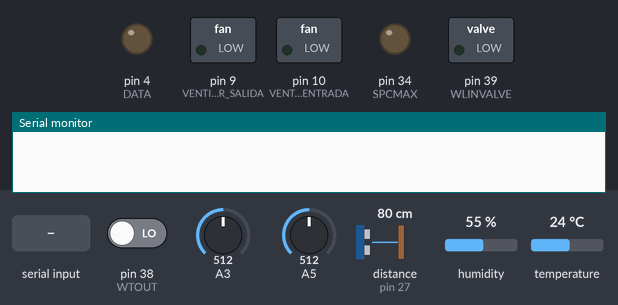
The sketch below on a simulated Arduino Mega 2560, built with avr-gcc and run on an emulated ATmega2560. On the bench: switched loads named in the sketch (green lamp = pin HIGH), output pins drawn as LEDs (lit = HIGH), the last lines printed to the serial monitor. Wiring (inferred from the names in the program): ultrasonic range finder: trigger pin 26; echo pin 27. The inputs (shaded band) are chosen by the test bench; at power-on: pin 38 (WTOUT) LOW, A3 = 512, A5 = 512, distance to the obstacle (sensor on pin 27) 80 cm, humidity 55 %, temperature 24 °C. The echo pulse lasts 58.3 µs per cm; pins used as bus, display or sensor lines are not drawn.

Above: at 1.2 s.
1.3 s: "," received over Serial
At 3.3 s:
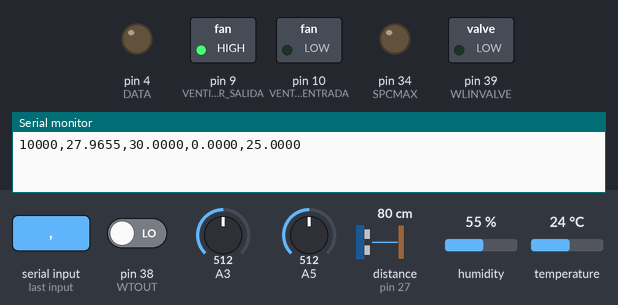
Timing chart, 0 to 4.8 s (numbered marks = the images above; inputs shaded):
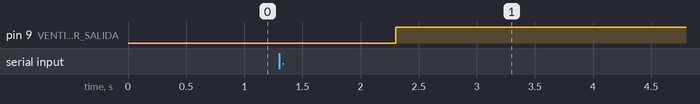

Measured:
- after the input at 1.3 s, pin 9 (VENTILADOR_SALIDA): LOW → HIGH after 1.0 s

The sketch:

Central.ino
```cpp
/**
   Este código es para el monitoreo y control de los sensores y actuadores del arduino central en el inverdanero iot que está desarrollando el semillero de investigación en sistemas embebidos.
   Este código se basa en el código del profesor David Velasquez, del departamento de ingeniería de sistemas de la universidad Eafit.
   Fecha: Noviembre 2018
   Convenciones:
   - sp = setPoitnt(valor deseado). P.e: spLuzBlanca = valor deseado de luz Blanca
   - Se omite el uso de las preposiciones como "de", "del", "de la", en los nombres de las variables.
     P.e: luzInfrarrojaDeEntrada es en nuestro código luzInfrarrojaEntrada.
*/

//Definción de librerías
#include "DHT.h"
#include <PID_v1.h> //Libreria de PID para control de iluminacion
#include <Wire.h>   //Libreria para comunicarse DS1307 reloj de tiempo real
#include "DS1307.h" //Libreria del reloj de tiempo real (RTC)

//Definición de pines
#define SPCMAX 34     //Setpoint de corriente de temperatura para el maxthermo
#define nivelCo2SEN A3 //Sensor de nivelCo2

#define DHTPIN 22 //Sensor de temperatura y humedad

#define ENCVENTILADOR_ENTRADA 35 //Hall sensor for Fan In on digital pin D3 ?
#define ENCVENTILADOR_SALIDA 36  //Hall sensor for Fan Out on digital pin D18 ?

#define VENTILADOR_ENTRADA 10
#define VENTILADOR_SALIDA 9

// Ultrasonido SRF05
#define WLECHO 27    //Echo para ultrasonido utilizado para medir el nivel del agua
#define WLTRIG 26    //Trigger para ultrasonido utilizado para medir el nivel del agua

#define TEMP_AGUA 37 //Temperatura del agua

#define WTOUT 38 //Water resistor SSR out ?

#define WLINVALVE 39 //Water level in valve in pin D26 ?

//Variables para las librerias y definción de constantes
#define DHTTYPE DHT11 // DHT 11
//#define DHTTYPE DHT22   // DHT 22  (AM2302)
//#define DHTTYPE DHT21   // DHT 21 (AM2301)
DHT dht(DHTPIN, DHTTYPE);

//Definición de constantes
const float DC_GAIN = 8.5; //define the DC gain of amplifier nivelCo2 sensor
//const float ZERO_POINT_VOLTAGE = 0.4329; //define the output of the sensor in volts when the concentration of nivelCo2 is 400PPM
const float ZERO_POINT_VOLTAGE = 0.265; //define the output of the sensor in volts when the concentration of nivelCo2 is 400PPM
const float REACTION_VOLTAGE = 0.059;   //define the “voltage drop” of the sensor when move the sensor from air into 1000ppm nivelCo2
const unsigned long tsamr = 3000;       //Sampling time 3 secs for reading
const float wtadc_min = 50;             //Minimum ADC for temperature
const float wtadc_max = 920;            //Maximum ADC for temperature
const float wto_min = 20;               //Minimum temperature
const float wto_max = 35;               //Maximum temperature
//Poner de acuerdo a las medidas del tanque
const float nivelAguai_min = 5;        //Minimum water level
const float nivelAguai_max = 70;        //Maximum water level
//Para el porcentage entregado
const float nivelAguao_min = 100;         //Minimum water level
const float nivelAguao_max = 0;        //Maximum water level

const int numReadings = 40;
const int numReadingsnivelCo2 = 5;
const int TOTAL_VALORES_RASP = 5;

/*
  Maxthermo tabla de datos
  Nombre     Pin Arduino
  DIN -       4
  SCLK -      3
  CS -        2
  Vcc -       5v
  Gnd -       0v
  Out -       Salida
*/
//Variabes para el maxthermo
const byte CS = 2;
const byte CLOCK = 3;
const byte DATA = 4;
const byte HALF_CLOCK_PERIOD = 2; //2 uS of clock period

//Definición de variables
float nivelCo2Curve[3] = {2.602, ZERO_POINT_VOLTAGE, (REACTION_VOLTAGE / (2.602 - 3))}; //Line curve with 2 points
int nivelCo2 = 0;                                                                       //Define co2 as int for nivelCo2 concentration in ppm
float nivelAgua = 0;                                                                    //Define nivelAgua as float for water level in cm
float t = 25;                                                                           //Define t as float for ambient temperature in °C
float tp = 25;                                                                          //Define tp as float for previous ambient temperature in °C
float wt = 0;                                                                           //Define wt as float for water temperature in °C
float h = 30;                                                                           //Define h as float for humidity in %
float hp = 30;                                                                          //Define hp as float for previous humidity in %
float IC = 0;                                                                           //Define IC as float for Central current in Amps
float IP1 = 0;                                                                          //Define IP1 as float for Plant 1 current in Amps
float IP2 = 0;                                                                          //Define IP2 as float for Plant 2 current in Amps
int enivelCo2 = 0;                                                                      //Define et as int for nivelCo2 concentration error
float valoresRasp[TOTAL_VALORES_RASP] = {0};                                            //Arreglo que guardara los valores recibidos desde la raspberry

//Variables para control
unsigned int entradaAire = 0;
unsigned int salidaAire = 0;
unsigned int modoManual = 0;

//Set points (valores deseados)
float spTempAgua = 30;
int spNivelCo2 = 600;

double InputVENTILADOR_ENTRADA = 0, InputVENTILADOR_SALIDA = 0, InputiempoRelativoNivelCo2 = 0, InputiempoRelativoNivelAgua = 0, Inputt = 0, Inputwt = 0, Inputh = 0, InputIC = 0, InputIP1 = 0, InputIP2 = 0;
unsigned int WLINSTATE = 0, WTOUTSTATE = 0, VENTILADOR_ENTRADASTATE = 0, VENTILADOR_SALIDASTATE = 0;

//Variables para la media movil
int readingsnivelCo2[numReadingsnivelCo2] = {0}, readingsnivelAgua[numReadings] = {0}, readingst[numReadings] = {0}, readingswt[numReadings] = {0}, readingsh[numReadings] = {0}, readingsIC[numReadings] = {0}, readingsIP1[numReadings] = {0}, readingsIP2[numReadings] = {0};

int readIndexnivelCo2 = 0,
    readIndexnivelAgua = 0,
    readIndext = 0,
    readIndexwt = 0,
    readIndexh = 0,
    readIndexIC = 0,
    readIndexIP1 = 0,
    readIndexIP2 = 0;

long totalnivelCo2 = 0, totalnivelAgua = 0, totalt = 0, totalwt = 0, totalh = 0, totalIC = 0, totalIP1 = 0, totalIP2 = 0;
char readbuffer[5] = {'\0'};

//Variables para el tiempo
unsigned long tiempoActual = 0;
//tiempoInicial y tiempoRelativo para el tiempo de muestreo de los sensores
unsigned long tiempoInicial = 0;
unsigned long tiempoRelativo = 0;

unsigned long tiempoInicialNivelCo2 = 0;
unsigned long tiempoRelativoNivelCo2 = 0;

unsigned long tiempoInicialNivelAgua = 0;
unsigned long tiempoRelativoNivelAgua = 0;

//Subroutines and functions
float flmap(float x, float in_min, float in_max, float out_min, float out_max) {
  return constrain((float)((x - in_min) * (out_max - out_min) / (in_max - in_min) + out_min), out_min, out_max);
}

float ultrasensor_flmap(float x, float in_min, float in_max, float out_min, float out_max) {
  return constrain((float)((x - in_min) * (out_max - out_min) / (in_max - in_min) + out_min), out_max, out_min);
}

unsigned int smooth(int meas, long &total, int *readings, int &readIndex, char type) {
  // subtract the last reading
  total = total - readings[readIndex];
  // read from the sensor:
  if (type == 'A')
  {
    readings[readIndex] = analogRead(meas);
  }
  else if (type == 'M')
  {
    readings[readIndex] = meas;
  }
  // add the reading to the total:
  total = total + readings[readIndex];
  // advance to the next position in the array:
  readIndex = readIndex + 1;

  // if we're at the end of the array...
  if (readIndex >= numReadings)
  {
    // ...wrap around to the beginning:
    readIndex = 0;
  }

  // calculate the average:
  return total / numReadings;
}

unsigned int smoothnivelCo2(int pin, long &tot, int *reads, int &readInd) {
  // subtract the last reading
  tiempoRelativoNivelCo2 = tiempoActual - tiempoInicialNivelCo2;
  if (tiempoRelativoNivelCo2 >= 20)
  {
    tot = tot - reads[readInd];
    // read from the sensor:
    reads[readInd] = analogRead(pin);
    // add the reading to the total:
    tot = tot + reads[readInd];
    // advance to the next position in the array:
    readInd = readInd + 1;

    // if we're at the end of the array...
    if (readInd >= numReadingsnivelCo2)
    {
      // ...wrap around to the beginning:
      readInd = 0;
    }
    tiempoInicialNivelCo2 = millis();
  }
  // calculate the average:
  return tot / numReadingsnivelCo2;
}

//Sensor ultrasonido
float sultra(byte echop, byte trigp) {
  float resultado = 0.0;
  tiempoRelativoNivelAgua = tiempoActual - tiempoInicialNivelAgua;
  if (tiempoRelativoNivelAgua >= 50)
  {
    digitalWrite(trigp, LOW);
    delayMicroseconds(4);
    digitalWrite(trigp, HIGH);
    delayMicroseconds(10);
    digitalWrite(trigp, LOW);
    tiempoInicialNivelAgua = millis();
    resultado = pulseIn(echop, HIGH) / 58.0;
    //Serial.println("sultra: " + String(resultado));
    return resultado;
  }
  return InputiempoRelativoNivelAgua;
}

int readnivelCo2(double ADCnivelCo2, float *pcurve) {
  float volts = ADCnivelCo2 * 5.0 / 1023.0; //Convert nivelCo2 ADC to volts
  if ((volts / DC_GAIN) >= ZERO_POINT_VOLTAGE)
  {
    return -1;
  }
  else
  {
    return pow(10, ((volts / DC_GAIN) - pcurve[1]) / pcurve[2] + pcurve[0]);
  }
}

void leerSensores() { //Read sensors information and store it in variables
  InputiempoRelativoNivelCo2 = smoothnivelCo2(nivelCo2SEN, totalnivelCo2, readingsnivelCo2, readIndexnivelCo2);
  //InputiempoRelativoNivelAgua = smooth(sultra(WLECHO, WLTRIG), totalnivelAgua, readingsnivelAgua, readIndexnivelAgua, 'M');
  //Serial.println("Smooth: " +String(InputiempoRelativoNivelAgua));
  InputiempoRelativoNivelAgua = sultra(WLECHO, WLTRIG);
  //Maxthermo
  Inputwt = smooth(TEMP_AGUA, totalwt, readingswt, readIndexwt, 'A');
  tiempoRelativo = tiempoActual - tiempoInicial;
  if (tiempoRelativo >= tsamr)
  {
    if (digitalRead(WTOUT) == HIGH)
    {
      WTOUTSTATE = 1;
    }
    else
    {
      WTOUTSTATE = 0;
    }
    nivelCo2 = constrain(readnivelCo2(InputiempoRelativoNivelCo2, nivelCo2Curve), 400, 10000);
    nivelAgua = ultrasensor_flmap(InputiempoRelativoNivelAgua, nivelAguai_min, nivelAguai_max, nivelAguao_min, nivelAguao_max);
    //Serial.println("NIVEL MAP SENSORS: " + String(nivelAgua));
    t = dht.readTemperature();
    wt = flmap(Inputwt, wtadc_min, wtadc_max, wto_min, wto_max);
    h = dht.readHumidity();
    IC = constrain(0.0952 * InputIC - 49.732, 0, 30);
    IP1 = constrain(0.0952 * InputIP1 - 49.732, 0, 30);
    IP2 = constrain(0.088 * InputIP2 - 44.972, 0, 30);

    // check if returns are valid, if they are NaN (not a number) then something went wrong!
    if (isnan(t))
    {
      t = tp;
      //Serial.println("Failed to read from DHT");
    }
    else if (isnan(h))
    {
      h = hp;
    }
    else
    {
      tp = t;
      hp = h;
    }

    tiempoInicial = millis();
  }
}

void printsens() { //Prints sensors information on Serial monitor
  Serial.print(" Water Level: ");
  Serial.print(nivelAgua);
  Serial.print(" cm Ambient Temperature: ");
  Serial.print(t);
  Serial.print(" *C Water Temperature: ");
  Serial.print(wt);
  Serial.print(" *C Relative Humidity: ");
  Serial.print(h);
  Serial.print(" % WTOUTSTATE: ");
  Serial.print(WTOUTSTATE);
  Serial.print(" nivelCo2: ");
  Serial.print(nivelCo2);
  Serial.print(" ppm Fan In state: ");
  Serial.print(VENTILADOR_ENTRADASTATE);
  Serial.print(" Fan Out state: ");
  Serial.print(VENTILADOR_SALIDASTATE);
  Serial.print(" Central Current: ");
  Serial.print(IC);
  Serial.print(" A Plant 1 Current: ");
  Serial.print(IP1);
  Serial.print(" A Plant 2 Current: ");
  Serial.print(IP2);
  Serial.println(" A");
}

void nivelCo2ctrl() { //nivelCo2 Controller
  enivelCo2 = spNivelCo2 - nivelCo2;
  if (enivelCo2 < -20) { //If the nivelCo2 error is less than -100 ppm, turn off VENTILADOR_ENTRADA turn on VENTILADOR_SALIDA
    digitalWrite(VENTILADOR_ENTRADA, LOW);
    digitalWrite(VENTILADOR_SALIDA, HIGH);
    VENTILADOR_ENTRADASTATE = 0;
    VENTILADOR_SALIDASTATE = 1;
  }
  else if (enivelCo2 > 100) { //else If the nivelCo2 error is greater than 100 ppm, turn on VENTILADOR_ENTRADA turn off VENTILADOR_SALIDA
    digitalWrite(VENTILADOR_ENTRADA, HIGH);
    digitalWrite(VENTILADOR_SALIDA, LOW);
    VENTILADOR_ENTRADASTATE = 1;
    VENTILADOR_SALIDASTATE = 0;
  }
  else { //In other case, keep the fans off
    digitalWrite(VENTILADOR_ENTRADA, LOW);
    digitalWrite(VENTILADOR_SALIDA, LOW);
    VENTILADOR_ENTRADASTATE = 0;
    VENTILADOR_SALIDASTATE = 0;
  }
}

void recibirValoresRasp() { //Recibe los datos desde la raspberry y los asigna a las variables correspondientes
  if (Serial.available())
  {
    String recibido = Serial.readString();
    int r = 0;
    int t = 0;
    for (int i = 0; i < recibido.length(); i++)
    {
      if (recibido.charAt(i) == ',')
      {
        valoresRasp[t] = recibido.substring(r, i).toFloat();
        r = (i + 1);
        t++;
      }
    }
  }
  //Los siguientes condicionales son porque en la parte de control solo podemos garantizar un control hasta el 60 % del valor
  if (valoresRasp[4] <= 6000) {
    spNivelCo2 = valoresRasp[4];
  }
  else {
    spNivelCo2 = 6000;
  }
  if (valoresRasp[1] <= 45) {
    //No hay control
    spTempAgua = valoresRasp[1];
  }
  else {
    spTempAgua = 45;
  }

  modoManual = valoresRasp[2];
  entradaAire = valoresRasp[0];
  salidaAire = valoresRasp[3];

  //Enviar valores a las raspberry
  enviarValoresRasp();
}

void funcionarManual() {
  if (entradaAire) {
    digitalWrite(VENTILADOR_ENTRADA, HIGH);
  } else {
    digitalWrite(VENTILADOR_ENTRADA, LOW);
  }

  if (salidaAire) {
    digitalWrite(VENTILADOR_SALIDA, HIGH);
  } else {
    digitalWrite(VENTILADOR_SALIDA, LOW);
  }

  tempAguactrl();

  delay(1000);

}

void MeasInitialize() {
  for (unsigned int i = 0; i < 80; i++)
  {
    constrain(readnivelCo2(InputiempoRelativoNivelCo2, nivelCo2Curve), 400, 10000);
    InputiempoRelativoNivelAgua = sultra(WLECHO, WLTRIG);
    Inputwt = smooth(TEMP_AGUA, totalwt, readingswt, readIndexwt, 'A');
  }
  nivelCo2 = constrain(readnivelCo2(InputiempoRelativoNivelCo2, nivelCo2Curve), 400, 10000);
  nivelAgua = ultrasensor_flmap(InputiempoRelativoNivelAgua, nivelAguai_max, nivelAguai_min, nivelAguao_min, nivelAguao_max);
  wt = flmap(Inputwt, wtadc_min, wtadc_max, wto_min, wto_max);
  IC = constrain(0.0952 * InputIC - 49.732, 0, 30);
  IP1 = constrain(0.0952 * InputIP1 - 49.732, 0, 30);
  IP2 = constrain(0.088 * InputIP2 - 44.972, 0, 30);
}

// Método para establecer el voltaje al maxthermo (writeValue)
void escribirValorMaxthermo(uint16_t value) {
  digitalWrite(CS, LOW); //start of 12 bit data sequence
  digitalWrite(CLOCK, LOW);
  value = value << 2;
  for (int i = 11; i >= 0; i--) //send the 12 bit sample data
  {
    digitalWrite(DATA, (value & (1 << i)) >> i); //DATA ready
    delayMicroseconds(HALF_CLOCK_PERIOD);
    digitalWrite(CLOCK, HIGH); //DAC get DATA at positive edge
    delayMicroseconds(HALF_CLOCK_PERIOD);
    digitalWrite(CLOCK, LOW);
  }
  digitalWrite(CS, HIGH); //end 12 bit data sequence
}

void setup() {
  //Configuración de pines
  pinMode(WLINVALVE, OUTPUT);
  pinMode(WLECHO, INPUT);
  pinMode(WLTRIG, OUTPUT);
  pinMode(WTOUT, INPUT);
  pinMode(VENTILADOR_ENTRADA, OUTPUT);
  pinMode(VENTILADOR_SALIDA, OUTPUT);
  pinMode(SPCMAX, OUTPUT);

  //Output cleaning
  digitalWrite(WLTRIG, LOW);
  digitalWrite(WLINVALVE, LOW);
  digitalWrite(VENTILADOR_ENTRADA, LOW);
  digitalWrite(VENTILADOR_SALIDA, LOW);
  WLINSTATE = 0;
  VENTILADOR_ENTRADASTATE = 0;
  VENTILADOR_SALIDASTATE = 0;

  //DAC
  pinMode(DATA, OUTPUT);
  pinMode(CS, OUTPUT);
  digitalWrite(CS, HIGH);
  digitalWrite(DATA, LOW);
  digitalWrite(CLOCK, LOW);

  //Communications
  Serial.begin(9600);

  dht.begin();
  MeasInitialize();

  tiempoInicial = millis();
  tiempoInicialNivelCo2 = millis();
  tiempoInicialNivelAgua = millis();
}

void tempAguactrl() {
  //El control lo hace el propio maxthermo
  escribirValorMaxthermo(spTempAgua * (1023.0 / 50.0));
}

// Recoge las lecturas finales de los sensores y las envia por serial a la raspberry
void enviarValoresRasp() {
  String datalog = "";
  datalog += String(nivelCo2, DEC);
  datalog += ",";
  datalog += String(wt, 4);
  datalog += ",";
  datalog += String(h, 4);
  datalog += ",";
  datalog += String(nivelAgua, 4);
  datalog += ",";
  datalog += String(t, 4);
  Serial.println(datalog);
}

void serialEvent() {
  recibirValoresRasp();
  if (modoManual) {
    //Manual
    funcionarManual();
  } else {
    //Automatico
    nivelCo2ctrl();
    tempAguactrl();
  }

}
void loop() {
  tiempoActual = millis();
  leerSensores();
  analogWrite(SPCMAX, 0);
}
```
